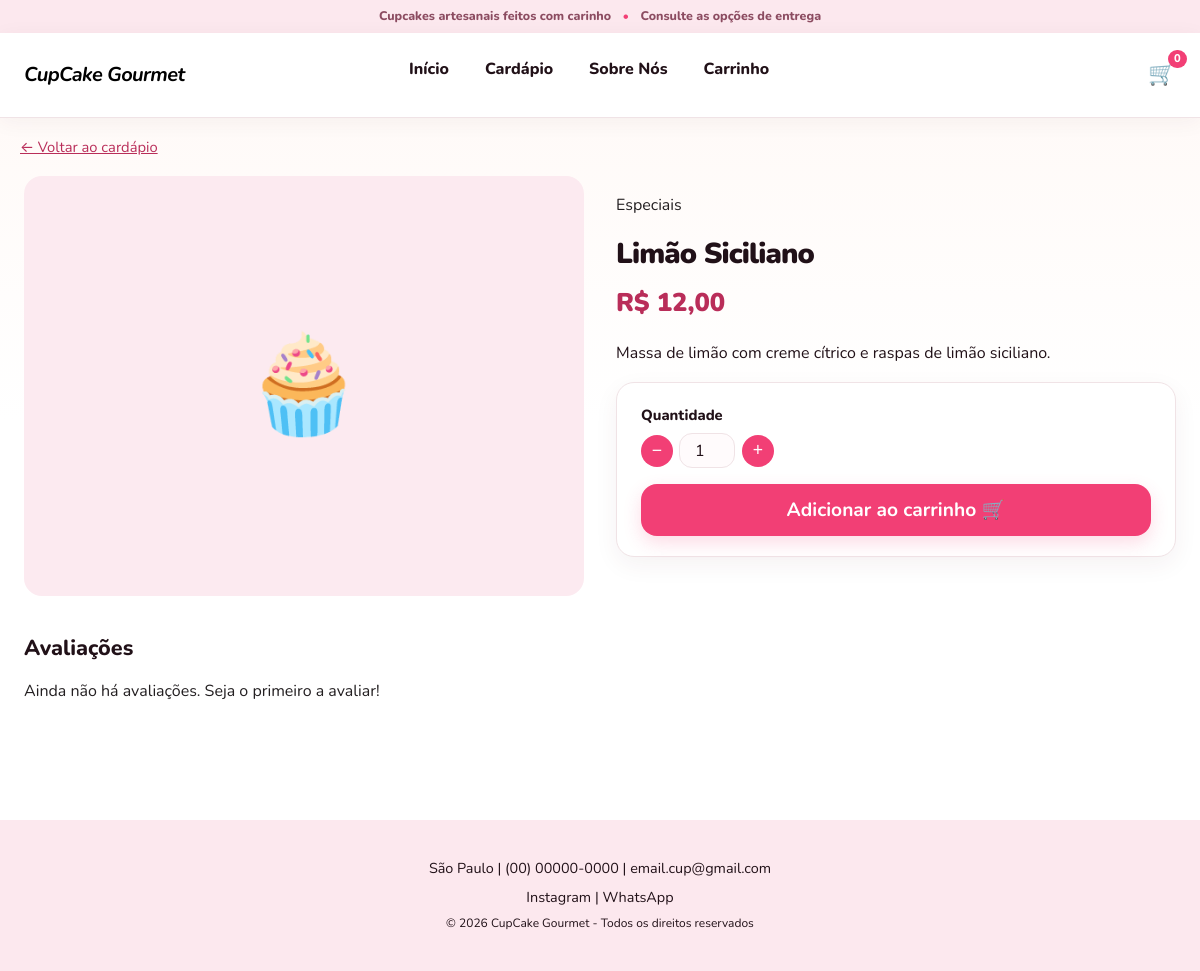
The page /produto/5 on the database its author committed.
### tables this page shows
CREATE TABLE IF NOT EXISTS produto (
    id_produto INT AUTO_INCREMENT PRIMARY KEY,
    id_categoria INT NOT NULL,
    nome VARCHAR(120) NOT NULL,
    descricao TEXT,
    preco DECIMAL(10,2) NOT NULL,
    imagem_url VARCHAR(255),
    ativo BOOLEAN NOT NULL DEFAULT TRUE,
    CHECK (preco >= 0),
    FOREIGN KEY (id_categoria) REFERENCES categoria(id_categoria)
);

CREATE TABLE IF NOT EXISTS categoria (
    id_categoria INT AUTO_INCREMENT PRIMARY KEY,
    nome VARCHAR(80) NOT NULL UNIQUE
);

### app/Core/View.php (called while the page is built, shortened)
<?php
final class View
{
    public static function render(string $view, array $dados = [], int $status = 200): void
    {
        $__base = dirname(__DIR__) . '/Views/';
        $__arquivo = $__base . $view . '.php';
        extract($dados, EXTR_SKIP);
        require $__arquivo;
        $conteudo = ob_get_clean();
        require $__base . 'layout.php';
    }
}

### app/Core/Controller.php (called while the page is built, shortened)
<?php
abstract class Controller
{
    protected function view(string $view, array $dados = [], int $status = 200): void
    {
        View::render($view, $dados, $status);
    }
}

### app/Controllers/CardapioController.php (called while the page is built, shortened)
<?php
final class CardapioController extends Controller
{
    public function produto(string $id): void
    {
        $produto = Produto::buscar((int) $id);
        $this->view('produto', [
            'produto'    => $produto,
            'avaliacoes' => Avaliacao::recentes(5, (int) $produto['id_produto']),
        ]);
    }
}

### public/index.php (called while the page is built, shortened)
<?php
require __DIR__ . '/../app/autoload.php';
$router = new Router();
$router->dispatch(
    $_SERVER['REQUEST_METHOD'] ?? 'GET',
    parse_url($_SERVER['REQUEST_URI'] ?? '/', PHP_URL_PATH) ?: '/'
);

### app/autoload.php (called while the page is built, shortened)
<?php
require_once __DIR__ . '/helpers.php';
spl_autoload_register(function (string $classe): void {
    $prefixo = 'App\\';
    $relativo = substr($classe, strlen($prefixo));
    $arquivo = __DIR__ . '/' . str_replace('\\', '/', $relativo) . '.php';
});

### config/config.php (called while the page is built)
<?php
return [
    'app_name' => 'CupCake Gourmet',
    'db' => [
        'host'    => getenv('DB_HOST') ?: '127.0.0.1',
        'port'    => getenv('DB_PORT') ?: '3306',
        'name'    => getenv('DB_NAME') ?: 'cupcake_gourmet',
        'user'    => getenv('DB_USER') ?: 'root',
        'pass'    => getenv('DB_PASS') !== false ? getenv('DB_PASS') : '',
        'charset' => 'utf8mb4',
    ],
];

### app/Core/Config.php (called while the page is built, shortened)
<?php
final class Config
{
    private static ?array $dados = null;
    public static function get(string $chave): mixed
    {
        if (self::$dados === null) {
            self::$dados = require dirname(__DIR__, 2) . '/config/config.php';
        }
        return self::$dados[$chave] ?? null;
    }
}

### app/Core/Database.php (called while the page is built, shortened)
<?php
final class Database
{
    private static ?PDO $pdo = null;
    public static function conn(): PDO
    {
        if (self::$pdo === null) {
            $c = Config::get('db');
            $dsn = sprintf(
                'mysql:host=%s;port=%s;dbname=%s;charset=%s',
                $c['host'], $c['port'], $c['name'], $c['charset']
            );
            self::$pdo = new PDO($dsn, $c['user'], $c['pass'], [
                PDO::ATTR_ERRMODE            => PDO::ERRMODE_EXCEPTION,
                PDO::ATTR_DEFAULT_FETCH_MODE => PDO::FETCH_ASSOC,
                PDO::ATTR_EMULATE_PREPARES   => false,
            ]);
        }
        return self::$pdo;
    }
}

### app/Models/Produto.php (called while the page is built, shortened)
<?php
final class Produto
{
    public static function buscar(int $id): ?array
    {
        $st = Database::conn()->prepare(
            'SELECT p.*, c.nome AS categoria
               FROM produto p
               JOIN categoria c ON c.id_categoria = p.id_categoria
              WHERE p.id_produto = ? AND p.ativo = TRUE'
        );
        $st->execute([$id]);
        return $st->fetch() ?: null;
    }
}

### app/helpers.php (called while the page is built, shortened)
<?php
function e(mixed $valor): string
{
    return htmlspecialchars((string) $valor, ENT_QUOTES | ENT_SUBSTITUTE, 'UTF-8');
}
function dinheiro(float|int|string $valor): string
{
    return 'R$ ' . number_format((float) $valor, 2, ',', '.');
}
function cart_count(): int
{
    try {
        return \App\Models\Carrinho::quantidadeTotal();
    } catch (\Throwable) {
        return 0;
    }
}

### app/Models/Carrinho.php (called while the page is built, shortened)
<?php
final class Carrinho
{
    public static function id(): ?int
    {
        return isset($_SESSION['id_carrinho']) ? (int) $_SESSION['id_carrinho'] : null;
    }
    public static function quantidadeTotal(): int
    {
        $id = self::id();
        if ($id === null) {
            return 0;
        }
        $st = Database::conn()->prepare(
            'SELECT COALESCE(SUM(quantidade), 0) FROM item_carrinho WHERE id_carrinho = ?'
        );
        $st->execute([$id]);
        return (int) $st->fetchColumn();
    }
}

### app/Views/produto.php (the view, shortened to what this page needs)
<p style="padding: 0 20px;">
    <a class="link" href="/cardapio">← Voltar ao cardápio</a>
</p>
<section class="detalhe">
    <div class="detalhe-img">
        <?php if (!empty($produto['imagem_url'])): ?>
            <img src="<?= e(asset_url($produto['imagem_url'])) ?>" alt="<?= e($produto['nome']) ?>">
        <?php else: ?>
            <span class="placeholder grande" aria-hidden="true">🧁</span>
        <?php endif; ?>
    </div>
    <div>
        <p class="muted"><?= e($produto['categoria']) ?></p>
        <h1><?= e($produto['nome']) ?></h1>
        <p class="preco grande"><?= dinheiro($produto['preco']) ?></p>
        <?php if (!empty($produto['descricao'])): ?><p><?= e($produto['descricao']) ?></p><?php endif; ?>
        <form method="post" action="/carrinho/adicionar" class="formulario">
            <label>Quantidade
                <span class="qtd" data-qty>
                    <button type="button" data-minus aria-label="Diminuir">−</button>
                    <input type="number" name="quantidade" value="1" min="1" max="99" inputmode="numeric">
                    <button type="button" data-plus aria-label="Aumentar">+</button>
                </span>
            </label>
            <button class="btn btn-bloco" type="submit">Adicionar ao carrinho 🛒</button>
        </form>
    </div>
</section>
<?php include __DIR__ . '/_avaliacoes.php'; ?>

### app/Views/_avaliacoes.php (shortened to what this page needs)
<section class="avaliacoes" aria-labelledby="titulo-avaliacoes">
    <h2 id="titulo-avaliacoes">Avaliações</h2>
    <?php if (empty($avaliacoes)): ?>
        <p class="muted">Ainda não há avaliações. Seja o primeiro a avaliar!</p>
    <?php endif; ?>
</section>

### app/Core/Router.php (shortened to what this page needs)
<?php
final class Router
{
    private array $rotas = [];
    private function adicionar(string $metodo, string $padrao, array $acao): void
    {
        $regex = '#^' . preg_replace('#\{(\w+)\}#', '(?P<$1>[^/]+)', $padrao) . '$#';
        $this->rotas[] = [$metodo, $regex, $acao];
    }
    public function dispatch(string $metodo, string $caminho): void
    {
        $caminho = rtrim($caminho, '/');
        foreach ($this->rotas as [$m, $regex, $acao]) {
            if ($m !== $metodo || preg_match($regex, $caminho, $achados) !== 1) {
                continue;
            }
            $parametros = array_filter($achados, 'is_string', ARRAY_FILTER_USE_KEY);
            [$classe, $metodoAcao] = $acao;
            (new $classe())->$metodoAcao(...array_values($parametros));
            return;
        }
    }
}

### app/Views/layout.php (shortened to what this page needs)
<!DOCTYPE html>
<html lang="pt-BR">
<head>
    <link rel="stylesheet" href="/css/style.css">
</head>
<body>
    <div style="padding:6px 16px;text-align:center;background:#fce8ee;color:#8c4c61;font-size:.78rem;font-weight:800">Cupcakes artesanais feitos com carinho <span style="color:#f23f75;padding:0 8px">•</span> Consulte as opções de entrega</div>
    <header class="topo">
        <div class="topo-barra">
            <a class="logo" href="/">CupCake Gourmet</a>
            <nav class="menu" id="menu" aria-label="Menu principal">
                <a href="/">Início</a>
                <a href="/cardapio">Cardápio</a>
                <a href="/sobre">Sobre Nós</a>
                <a href="/carrinho">Carrinho</a>
            </nav>
            <a class="carrinho-link" href="/carrinho" aria-label="Carrinho de compras">🛒<span class="badge"><?= cart_count() ?></span></a>
        </div>
    </header>
    <main class="container">
        <?= $conteudo ?>
    </main>
    <footer class="rodape">
        <p>São Paulo | (00) 00000-0000 | email.cup@gmail.com</p>
        <p>Instagram | WhatsApp</p>
        <p class="pequeno">© 2026 CupCake Gourmet - Todos os direitos reservados</p>
    </footer>
</body>
</html>

### rows shown on the page
produto: id_categoria.nome "Especiais", nome "Limão Siciliano", preco "R$ 12,00", descricao "Massa de limão com creme cítrico e raspas de limão siciliano."
